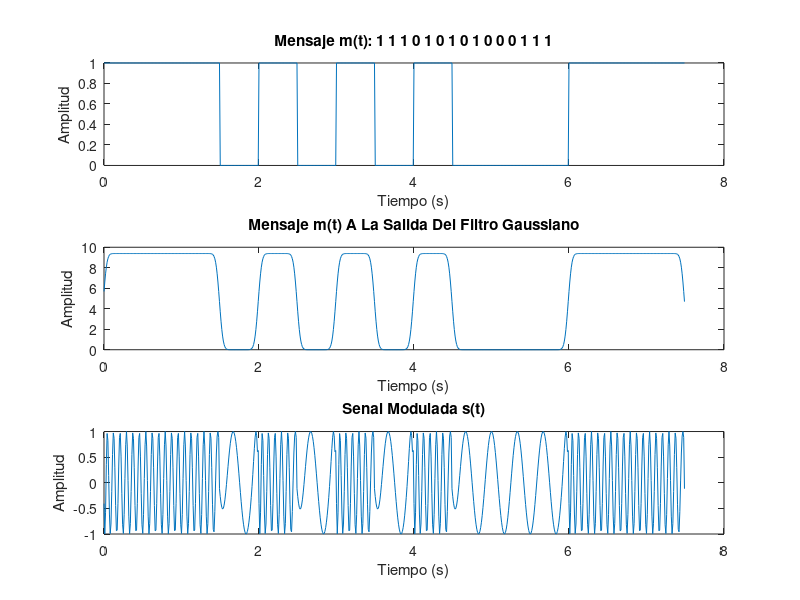

MATLAB code for this plot:
%--------------------------------------------
% Tecnologico de Costa Rica 
% Escuela de Ingenieria en Electronica
%
% Taller de Comunicaciones Electricas
% Profesor:Ing. Francisco Navarro Henriquez. M.Sc, MBA
%
% Proyecto: Modelado de un sistema RF con correccion y deteccion
% de errores para una aplicacion medica mediante un SoC
% nRF52832 Nordic Semiconductor
%
% Modulador (mod.m):
% Este bloque se encarga de tomar la informacion proveniente del
% codificador y aplicar la modulacion necesaria para transmitir a traves de
% la antena.
%--------------------------------------------



%--------------------------------------------
% INICIO TIEMPO DE EJECUCION:
% El siguiente fragmento inicia el cronometro para medir el tiempo que dura la moduación
%--------------------------------------------
tic;     %Se inicia el temporizador
%--------------------------------------------



%--------------------------------------------
% DATO O SYMBOLO DE PRUEBA:
% Se tomara una cadena aleatoria de bits para comparar
% la senal modulada obtenida y la esperada para verificar si hay
% incongruencias.
%--------------------------------------------
data = [1 1 1 0 1 0 1 0 1 0 0 0 1 1 1];
%--------------------------------------------


%--------------------------------------------
% FORMA DE ONDA TEMPORAL:
% Lo primera es mapear la cadena de bits a una senal en el dominio del
% tiempo
%--------------------------------------------
% Vector De Tiempo
f_s = 100;     %Frecuencia de sampleo
t_b = 0.5;     %Tiempo de bit
t = 0 : 1/f_s : (length(data)*t_b - 1/f_s);     %Tiempo 

% Senal m(t) De Tipo NRZ Unipolar
m_t = [];      %Senal de mensaje m(t)
i = 1; % Auxiliar
while true
    if i > length(data)    %Condicion de parada
        break;
    end
    if data(i) == 1     %Tren de pulso para los 1's
        m_t = [m_t ones(1, t_b*f_s)];
    else     %Tren de zeros para los 0's
        m_t = [m_t zeros(1, t_b*f_s)];
    end
    i = i + 1;
end
%--------------------------------------------



%--------------------------------------------
% MODULACION GFSK:
% Para esto es necesario hacer pasar la senal m(t) por el filtro gausseano
% y posteriormente realizar una modulacion FSK corriente
%--------------------------------------------
%Filtro Gausseano
sigma = 100;     %Desviacion Estandar del filtro
gaussian_filter = gausswin(length(m_t), sigma);     %Ventana gaussiana

%Aplicacion Del Filtro Gaussiano A Mensaje m(t)
m_t_filtered = conv(m_t, gaussian_filter, 'same');

%Modulacion FSK
u = max(m_t_filtered)/2;     %Umbral para saber cual frecuencia usar
a = 0.35;     %Indice de modulacion
f_c0 = 3;     %Frecuencia para 0's
f_c1 = 12;     %Frecuencia para 1's
s_t = []*7500;     %Senal modulada s(t)
for i=1 : length(m_t_filtered)
    if m_t_filtered(i) < u
        s_t(i) = cos(2*pi*f_c0*t(i) + a*m_t_filtered(i));     %FSK para 0's
    else
        s_t(i) = cos(2*pi*f_c1*t(i) + a*m_t_filtered(i));     %FSK para 1's
    end
end
%--------------------------------------------



%--------------------------------------------
% FIN TIEMPO DE EJECUCION:
% Aqui se contabiliza canto duro la modulacion
%--------------------------------------------
elapsedTime = toc;     %Se detiene el temporizador
fprintf('La modulacion duro %.4f segundos.\n', elapsedTime);
%--------------------------------------------



%--------------------------------------------
% VISUALIZACIÓN DE RESULTADOS:
% A continuación se plotean las senales m_t (mensaje), 
% m_t_filtered (senal a la salida del filtro gaussiano), s_t (senal modulada)
%--------------------------------------------
figure;      %Ventana

subplot(3, 1, 1);     % Grafica de m_t
plot(t, m_t);
title('Mensaje m(t): 1 1 1 0 1 0 1 0 1 0 0 0 1 1 1');
xlabel('Tiempo (s)');
ylabel('Amplitud');

subplot(3, 1, 2);     % Grafica de m_t_filtered
plot(t, m_t_filtered);
title('Mensaje m(t) A La Salida Del Filtro Gaussiano');
xlabel('Tiempo (s)');
ylabel('Amplitud');

subplot(3, 1, 3);     % Grafica de s_t
plot(t, s_t);
title('Senal Modulada s(t)');
xlabel('Tiempo (s)');
ylabel('Amplitud');
%--------------------------------------------

